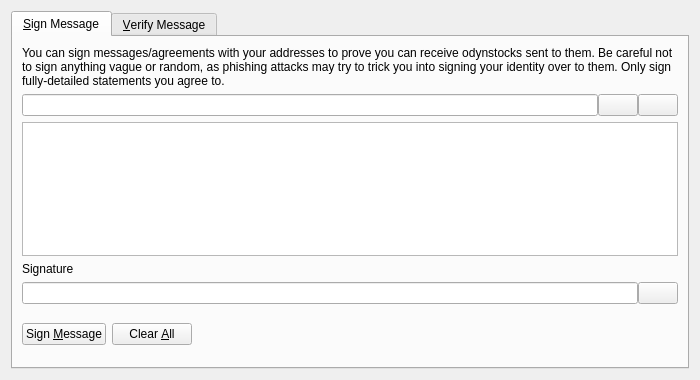
<?xml version="1.0" encoding="UTF-8"?>
<ui version="4.0">
 <class>SignVerifyMessageDialog</class>
 <widget class="QDialog" name="SignVerifyMessageDialog">
  <property name="geometry">
   <rect>
    <x>0</x>
    <y>0</y>
    <width>700</width>
    <height>380</height>
   </rect>
  </property>
  <property name="windowTitle">
   <string>Signatures - Sign / Verify a Message</string>
  </property>
  <property name="styleSheet">
   <string notr="true"/>
  </property>
  <property name="modal">
   <bool>true</bool>
  </property>
  <layout class="QVBoxLayout" name="verticalLayout">
   <item>
    <widget class="QTabWidget" name="tabWidget">
     <property name="currentIndex">
      <number>0</number>
     </property>
     <widget class="QWidget" name="tabSignMessage">
      <attribute name="title">
       <string>&amp;Sign Message</string>
      </attribute>
      <layout class="QVBoxLayout" name="verticalLayout_SM">
       <item>
        <widget class="QLabel" name="infoLabel_SM">
         <property name="text">
          <string>You can sign messages/agreements with your addresses to prove you can receive odynstocks sent to them. Be careful not to sign anything vague or random, as phishing attacks may try to trick you into signing your identity over to them. Only sign fully-detailed statements you agree to.</string>
         </property>
         <property name="textFormat">
          <enum>Qt::PlainText</enum>
         </property>
         <property name="wordWrap">
          <bool>true</bool>
         </property>
        </widget>
       </item>
       <item>
        <layout class="QHBoxLayout" name="horizontalLayout_1_SM">
         <property name="spacing">
          <number>0</number>
         </property>
         <item>
          <widget class="QValidatedLineEdit" name="addressIn_SM">
           <property name="toolTip">
            <string>The OdynStock address to sign the message with</string>
           </property>
          </widget>
         </item>
         <item>
          <widget class="QPushButton" name="addressBookButton_SM">
           <property name="toolTip">
            <string>Choose previously used address</string>
           </property>
           <property name="styleSheet">
            <string notr="true"/>
           </property>
           <property name="text">
            <string/>
           </property>
           <property name="icon">
            <iconset>
             <normaloff>:/icons/address-book</normaloff>:/icons/address-book</iconset>
           </property>
           <property name="shortcut">
            <string>Alt+A</string>
           </property>
           <property name="autoDefault">
            <bool>false</bool>
           </property>
          </widget>
         </item>
         <item>
          <widget class="QPushButton" name="pasteButton_SM">
           <property name="toolTip">
            <string>Paste address from clipboard</string>
           </property>
           <property name="styleSheet">
            <string notr="true"/>
           </property>
           <property name="text">
            <string/>
           </property>
           <property name="icon">
            <iconset>
             <normaloff>:/icons/editpaste</normaloff>:/icons/editpaste</iconset>
           </property>
           <property name="shortcut">
            <string>Alt+P</string>
           </property>
           <property name="autoDefault">
            <bool>false</bool>
           </property>
          </widget>
         </item>
        </layout>
       </item>
       <item>
        <widget class="QPlainTextEdit" name="messageIn_SM">
         <property name="toolTip">
          <string>Enter the message you want to sign here</string>
         </property>
        </widget>
       </item>
       <item>
        <widget class="QLabel" name="signatureLabel_SM">
         <property name="text">
          <string>Signature</string>
         </property>
         <property name="textFormat">
          <enum>Qt::PlainText</enum>
         </property>
        </widget>
       </item>
       <item>
        <layout class="QHBoxLayout" name="horizontalLayout_2_SM">
         <property name="spacing">
          <number>0</number>
         </property>
         <item>
          <widget class="QLineEdit" name="signatureOut_SM">
           <property name="font">
            <font>
             <italic>true</italic>
            </font>
           </property>
           <property name="readOnly">
            <bool>true</bool>
           </property>
          </widget>
         </item>
         <item>
          <widget class="QPushButton" name="copySignatureButton_SM">
           <property name="toolTip">
            <string>Copy the current signature to the system clipboard</string>
           </property>
           <property name="styleSheet">
            <string notr="true"/>
           </property>
           <property name="text">
            <string/>
           </property>
           <property name="icon">
            <iconset>
             <normaloff>:/icons/editcopy</normaloff>:/icons/editcopy</iconset>
           </property>
           <property name="autoDefault">
            <bool>false</bool>
           </property>
          </widget>
         </item>
        </layout>
       </item>
       <item>
        <layout class="QHBoxLayout" name="horizontalLayout_3_SM">
         <item>
          <widget class="QPushButton" name="signMessageButton_SM">
           <property name="toolTip">
            <string>Sign the message to prove you own this OdynStock address</string>
           </property>
           <property name="styleSheet">
            <string notr="true"/>
           </property>
           <property name="text">
            <string>Sign &amp;Message</string>
           </property>
           <property name="icon">
            <iconset>
             <normaloff>:/icons/edit</normaloff>:/icons/edit</iconset>
           </property>
           <property name="autoDefault">
            <bool>false</bool>
           </property>
          </widget>
         </item>
         <item>
          <widget class="QPushButton" name="clearButton_SM">
           <property name="toolTip">
            <string>Reset all sign message fields</string>
           </property>
           <property name="styleSheet">
            <string notr="true"/>
           </property>
           <property name="text">
            <string>Clear &amp;All</string>
           </property>
           <property name="icon">
            <iconset>
             <normaloff>:/icons/remove</normaloff>:/icons/remove</iconset>
           </property>
           <property name="autoDefault">
            <bool>false</bool>
           </property>
          </widget>
         </item>
         <item>
          <spacer name="horizontalSpacer_1_SM">
           <property name="orientation">
            <enum>Qt::Horizontal</enum>
           </property>
           <property name="sizeHint" stdset="0">
            <size>
             <width>40</width>
             <height>48</height>
            </size>
           </property>
          </spacer>
         </item>
         <item>
          <widget class="QLabel" name="statusLabel_SM">
           <property name="font">
            <font>
             <weight>75</weight>
             <bold>true</bold>
            </font>
           </property>
           <property name="text">
            <string/>
           </property>
           <property name="wordWrap">
            <bool>true</bool>
           </property>
          </widget>
         </item>
         <item>
          <spacer name="horizontalSpacer_2_SM">
           <property name="orientation">
            <enum>Qt::Horizontal</enum>
           </property>
           <property name="sizeHint" stdset="0">
            <size>
             <width>40</width>
             <height>48</height>
            </size>
           </property>
          </spacer>
         </item>
        </layout>
       </item>
      </layout>
     </widget>
     <widget class="QWidget" name="tabVerifyMessage">
      <attribute name="title">
       <string>&amp;Verify Message</string>
      </attribute>
      <layout class="QVBoxLayout" name="verticalLayout_VM">
       <item>
        <widget class="QLabel" name="infoLabel_VM">
         <property name="text">
          <string>Enter the receiver's address, message (ensure you copy line breaks, spaces, tabs, etc. exactly) and signature below to verify the message. Be careful not to read more into the signature than what is in the signed message itself, to avoid being tricked by a man-in-the-middle attack. Note that this only proves the signing party receives with the address, it cannot prove sendership of any transaction!</string>
         </property>
         <property name="textFormat">
          <enum>Qt::PlainText</enum>
         </property>
         <property name="alignment">
          <set>Qt::AlignLeading|Qt::AlignLeft|Qt::AlignTop</set>
         </property>
         <property name="wordWrap">
          <bool>true</bool>
         </property>
        </widget>
       </item>
       <item>
        <layout class="QHBoxLayout" name="horizontalLayout_1_VM">
         <property name="spacing">
          <number>0</number>
         </property>
         <item>
          <widget class="QValidatedLineEdit" name="addressIn_VM">
           <property name="toolTip">
            <string>The OdynStock address the message was signed with</string>
           </property>
           <property name="styleSheet">
            <string notr="true"/>
           </property>
          </widget>
         </item>
         <item>
          <widget class="QPushButton" name="addressBookButton_VM">
           <property name="toolTip">
            <string>Choose previously used address</string>
           </property>
           <property name="styleSheet">
            <string notr="true"/>
           </property>
           <property name="text">
            <string/>
           </property>
           <property name="icon">
            <iconset>
             <normaloff>:/icons/address-book</normaloff>:/icons/address-book</iconset>
           </property>
           <property name="shortcut">
            <string>Alt+A</string>
           </property>
           <property name="autoDefault">
            <bool>false</bool>
           </property>
          </widget>
         </item>
        </layout>
       </item>
       <item>
        <widget class="QPlainTextEdit" name="messageIn_VM">
         <property name="styleSheet">
          <string notr="true"/>
         </property>
        </widget>
       </item>
       <item>
        <widget class="QValidatedLineEdit" name="signatureIn_VM">
         <property name="styleSheet">
          <string notr="true"/>
         </property>
        </widget>
       </item>
       <item>
        <layout class="QHBoxLayout" name="horizontalLayout_2_VM">
         <item>
          <widget class="QPushButton" name="verifyMessageButton_VM">
           <property name="toolTip">
            <string>Verify the message to ensure it was signed with the specified OdynStock address</string>
           </property>
           <property name="styleSheet">
            <string notr="true"/>
           </property>
           <property name="text">
            <string>Verify &amp;Message</string>
           </property>
           <property name="icon">
            <iconset>
             <normaloff>:/icons/transaction_0</normaloff>:/icons/transaction_0</iconset>
           </property>
           <property name="autoDefault">
            <bool>false</bool>
           </property>
          </widget>
         </item>
         <item>
          <widget class="QPushButton" name="clearButton_VM">
           <property name="toolTip">
            <string>Reset all verify message fields</string>
           </property>
           <property name="styleSheet">
            <string notr="true"/>
           </property>
           <property name="text">
            <string>Clear &amp;All</string>
           </property>
           <property name="icon">
            <iconset>
             <normaloff>:/icons/remove</normaloff>:/icons/remove</iconset>
           </property>
           <property name="autoDefault">
            <bool>false</bool>
           </property>
          </widget>
         </item>
         <item>
          <spacer name="horizontalSpacer_1_VM">
           <property name="orientation">
            <enum>Qt::Horizontal</enum>
           </property>
           <property name="sizeHint" stdset="0">
            <size>
             <width>40</width>
             <height>48</height>
            </size>
           </property>
          </spacer>
         </item>
         <item>
          <widget class="QLabel" name="statusLabel_VM">
           <property name="font">
            <font>
             <weight>75</weight>
             <bold>true</bold>
            </font>
           </property>
           <property name="text">
            <string/>
           </property>
           <property name="wordWrap">
            <bool>true</bool>
           </property>
          </widget>
         </item>
         <item>
          <spacer name="horizontalSpacer_2_VM">
           <property name="orientation">
            <enum>Qt::Horizontal</enum>
           </property>
           <property name="sizeHint" stdset="0">
            <size>
             <width>40</width>
             <height>48</height>
            </size>
           </property>
          </spacer>
         </item>
        </layout>
       </item>
      </layout>
     </widget>
    </widget>
   </item>
  </layout>
 </widget>
 <customwidgets>
  <customwidget>
   <class>QValidatedLineEdit</class>
   <extends>QLineEdit</extends>
   <header>qvalidatedlineedit.h</header>
  </customwidget>
 </customwidgets>
 <resources/>
 <connections/>
</ui>
